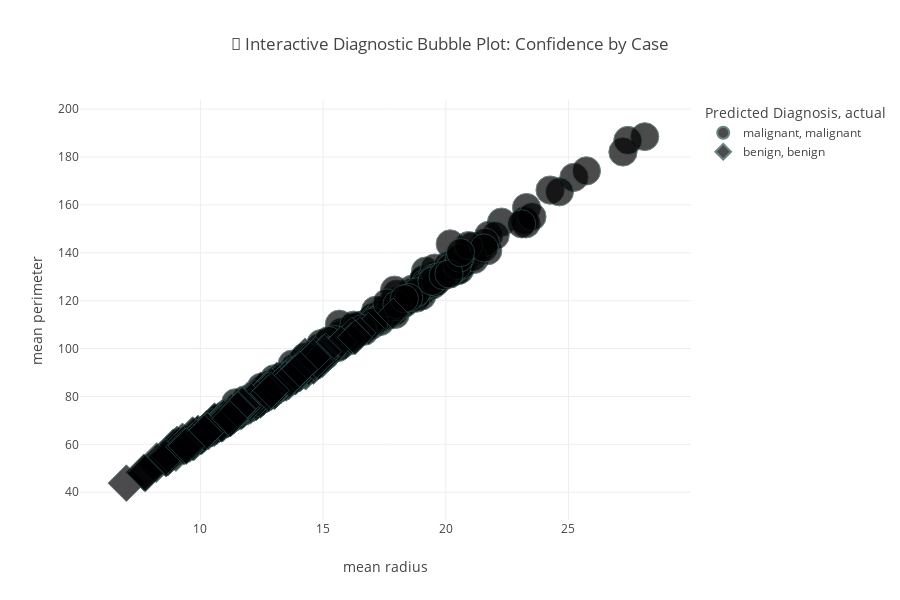

The notebook cell saved with this chart:
### Markdown cell above
## STEP 7: Interactive, Next-Gen Visual Diagnostics



### Objective:

Visualize model predictions with **rich, immersive, interactive plots** using modern Python libraries that feel *like a data cockpit*, not a science fair.


### Tools We're Using:

| Tool       | Purpose                            |
| ---------- | ---------------------------------- |
| `plotly`   | High-performance interactive plots |
| `pandas`   | Data prep and filtering            |
| `sklearn`  | Model evaluation metrics           |
| `colorama` | Terminal color tweaks              |


### Install if Needed:

```bash
pip install plotly pandas scikit-learn
```


## 🔬 7A: Interactive Confidence vs Feature Visualization

We’ll create a **bubble plot** showing:

* X = `mean radius`
* Y = `mean perimeter`
* Bubble size = model **confidence**
* Color = predicted class (malignant/benign)



### Code Block: Bubble Plot of Model Certainty

### Code cell
import plotly.express as px
import pandas as pd
import numpy as np

# Get predictions and confidences
X = cancer.data
y = cancer.target
y_pred = clf.predict(X)
y_prob = clf.predict_proba(X)
confidences = np.max(y_prob, axis=1)

# Construct DataFrame
viz_df = pd.DataFrame(X, columns=cancer.feature_names)
viz_df['actual'] = [cancer.target_names[i] for i in y]
viz_df['predicted'] = [cancer.target_names[i] for i in y_pred]
viz_df['confidence'] = confidences

# Select key features for visualization
fig = px.scatter(
    viz_df,
    x='mean radius',
    y='mean perimeter',
    color='predicted',
    size='confidence',
    symbol='actual',
    hover_data=['confidence', 'mean area', 'worst smoothness'],
    title="🧠 Interactive Diagnostic Bubble Plot: Confidence by Case",
    labels={'predicted': 'Predicted Diagnosis'},
    height=600
)

fig.update_traces(marker=dict(line=dict(width=1, color='DarkSlateGrey')))
fig.show()

### Figure 1 — Plotly figure (JSON) as saved in the notebook; plotly's stock layout.template omitted (floating-point values rounded to 4 significant figures; data arrays with more than 128 entries replaced by an {"elided": "..."} marker saying what was removed)
{"data": [{"customdata": {"elided": "212x3 float values"}, "hovertemplate": "Predicted Diagnosis=malignant<br>actual=malignant<br>mean radius=%{x}<br>mean perimeter=%{y}<br>confidence=%{customdata[0]}<br>mean area=%{customdata[1]}<br>worst smoothness=%{customdata[2]}<extra></extra>", "legendgroup": "malignant, malignant", "marker": {"color": "#000001", "line": {"color": "DarkSlateGrey", "width": 1}, "size": {"elided": "212 float values"}, "sizemode": "area", "sizeref": 0.0025, "symbol": "circle"}, "mode": "markers", "name": "malignant, malignant", "orientation": "v", "showlegend": true, "type": "scatter", "x": {"elided": "212 float values"}, "xaxis": "x", "y": {"elided": "212 float values"}, "yaxis": "y"}, {"customdata": {"elided": "357x3 float values"}, "hovertemplate": "Predicted Diagnosis=benign<br>actual=benign<br>mean radius=%{x}<br>mean perimeter=%{y}<br>confidence=%{customdata[0]}<br>mean area=%{customdata[1]}<br>worst smoothness=%{customdata[2]}<extra></extra>", "legendgroup": "benign, benign", "marker": {"color": "#000002", "line": {"color": "DarkSlateGrey", "width": 1}, "size": {"elided": "357 float values"}, "sizemode": "area", "sizeref": 0.0025, "symbol": "diamond"}, "mode": "markers", "name": "benign, benign", "orientation": "v", "showlegend": true, "type": "scatter", "x": {"elided": "357 float values"}, "xaxis": "x", "y": {"elided": "357 float values"}, "yaxis": "y"}], "layout": {"height": 600, "legend": {"itemsizing": "constant", "title": {"text": "Predicted Diagnosis, actual"}, "tracegroupgap": 0}, "title": {"text": "🧠 Interactive Diagnostic Bubble Plot: Confidence by Case"}, "xaxis": {"anchor": "y", "domain": [0, 1], "title": {"text": "mean radius"}}, "yaxis": {"anchor": "x", "domain": [0, 1], "title": {"text": "mean perimeter"}}}}
